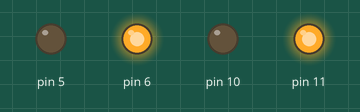
This sketch was run on a simulated Arduino Uno, built with avr-gcc and run on an emulated ATmega328P. Parts: output pins drawn as LEDs (lit = HIGH).

Above: at 0.3 s.
At 1.6 s:
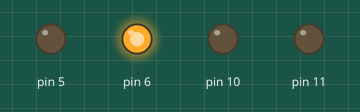
At 3.4 s:
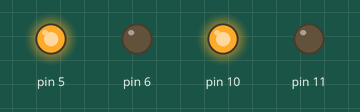
At 4.5 s:
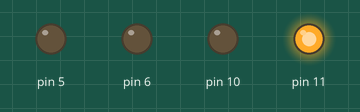
Timing chart, 0 to 5.5 s (numbered marks = the images above):
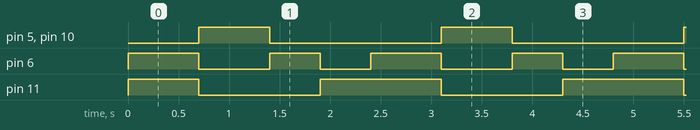

The sketch:

FORWARD-AND-REVERSE.ino
```cpp
void setup()
{
  pinMode(11, OUTPUT);
  pinMode(10, OUTPUT);
  pinMode(6, OUTPUT);
  pinMode(5, OUTPUT);
}

void loop()
{
    forward();
    delay(700);
    reverse();
    delay(700);
    left();
    delay(500);
    right();
    delay(500);
}

void forward()
{
  digitalWrite(11, HIGH);
  digitalWrite(10, LOW);
  digitalWrite(6, HIGH);
  digitalWrite(5, LOW);
}

void reverse()
{
  digitalWrite(11, LOW);
  digitalWrite(10, HIGH);
  digitalWrite(6, LOW);
  digitalWrite(5, HIGH);
}

void left()
{
  digitalWrite(11, LOW);
  digitalWrite(10, LOW);
  digitalWrite(6, HIGH);
  digitalWrite(5, LOW);
}

void right()
{
  digitalWrite(11, HIGH);
  digitalWrite(10, LOW);
  digitalWrite(6, LOW);
  digitalWrite(5, LOW);
}
```

Measured:
- by itself, pin 5, pin 10: alternates HIGH for 0.70 s and LOW for 1.7 s
- by itself, pin 6: repeats every 2.4 s: LOW 0.70 s, HIGH 0.50 s, LOW 0.50 s, HIGH 0.70 s
- by itself, pin 11: repeats every 2.4 s: LOW 1.2 s, HIGH 1.2 s
